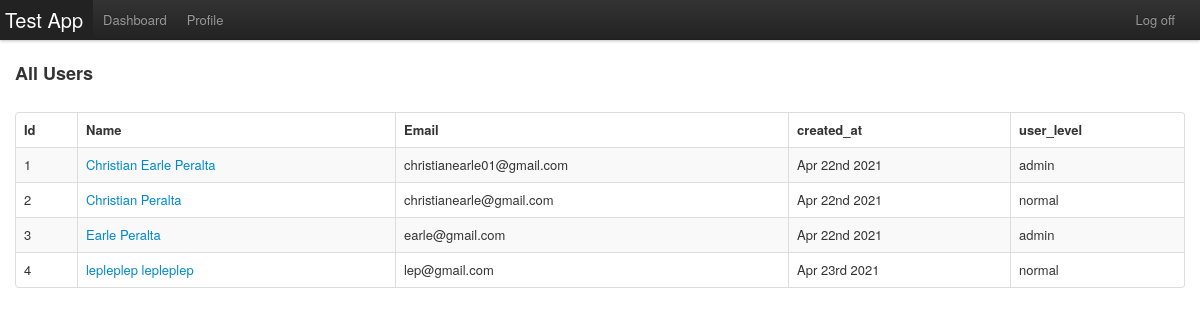
The page /index.php/users/dashboard on the database its author committed.
### tables this page shows
CREATE TABLE `users` (
  `id` int(11) NOT NULL AUTO_INCREMENT,
  `first_name` varchar(255) DEFAULT NULL,
  `last_name` varchar(255) DEFAULT NULL,
  `email` varchar(255) DEFAULT NULL,
  `password` varchar(255) DEFAULT NULL,
  `user_level` varchar(10) DEFAULT NULL,
  `description` text,
  `created_at` datetime DEFAULT NULL,
  `updated_at` datetime DEFAULT NULL,
  PRIMARY KEY (`id`)
);

### application/controllers/users.php (called while the page is built, shortened)
<?php
class Users extends CI_Controller{
    public function dashboard(){
        $records['records'] = $this->user->dashboard();
        if($this->session->userdata('user_level') == "admin"){
            $this->load->view('admin/dashboard', $records);
        }
        else{
            $this->load->view('user/dashboard', $records);
        }
    }
}

### index.php (called while the page is built, shortened)
<?php
require_once BASEPATH.'core/CodeIgniter.php';

### application/models/user.php (called while the page is built, shortened)
<?php
class User extends CI_Model{
    public function dashboard(){
        $query = "SELECT id, CONCAT(first_name, ' ', last_name) as name, email, DATE_FORMAT(created_at, '%b %D %Y') as created_at, user_level FROM users";
        return $this->db->query($query)->result_array();
    }
}

### application/views/user/dashboard.php (the view, shortened to what this page needs)
<!DOCTYPE html>
<html lang="en">
<head>
    <link rel="stylesheet" href="/assets/css/bootstrap.css">
    <link rel="stylesheet" href="/assets/css/bootstrap-responsive.css">
    <link rel="stylesheet" href="/assets/css/user/dashboard.css">
</head>
<body>
    <div class="navbar navbar-fixed-top">
        <div class="navbar-inner">
            <div class="container">
                <ul class="nav">
                    <li class="active">
                        <a href="#" class="brand">Test App</a>
                    </li>
                    <li><a href="#">Dashboard</a></li>
                    <li><a href="/edit/<?= $this->session->userdata('user_id') ?>">Profile</a></li>
                </ul>
                <ul class="nav pull-right">
                    <li><a href="/users/logoff">Log off</a></li>
                </ul>
            </div>
        </div>
    </div>
    <div class="container margin">
        <h3>All Users</h3>
        <table class="table table-striped table-bordered">
            <thead>
                <tr>
                    <th>Id</th>
                    <th>Name</th>
                    <th>Email</th>
                    <th>created_at</th>
                    <th>user_level</th>
                </tr>
            </thead>
            <tbody>
<?php       foreach ($records as $row) { ?>
                <tr>
                    <td><?= $row['id'] ?></td>
                    <td><a href='/walls/show/<?= $row['id'] ?>'><?= $row['name'] ?></a></td>
                    <td><?= $row['email'] ?></td>
                    <td><?= $row['created_at'] ?></td>
                    <td><?= $row['user_level'] ?></td>
                </tr>
<?php       } ?>
            </tbody>
        </table>
    </div>
</body>
</html>

### assets/css/user/dashboard.css (style rules this page uses)
.margin { margin-top: 5%; }
.margin > h3 { margin-bottom: 25px; }

### rows shown on the page
users: id "1", name "Christian Earle Peralta", email "christianearle01@gmail.com", created_at "Apr 22nd 2021", user_level "admin"
users: id "2", name "Christian Peralta", email "christianearle@gmail.com", created_at "Apr 22nd 2021", user_level "normal"
users: id "3", name "Earle Peralta", email "earle@gmail.com", created_at "Apr 22nd 2021", user_level "admin"
users: id "4", name "lepleplep lepleplep", email "lep@gmail.com", created_at "Apr 23rd 2021", user_level "normal"
